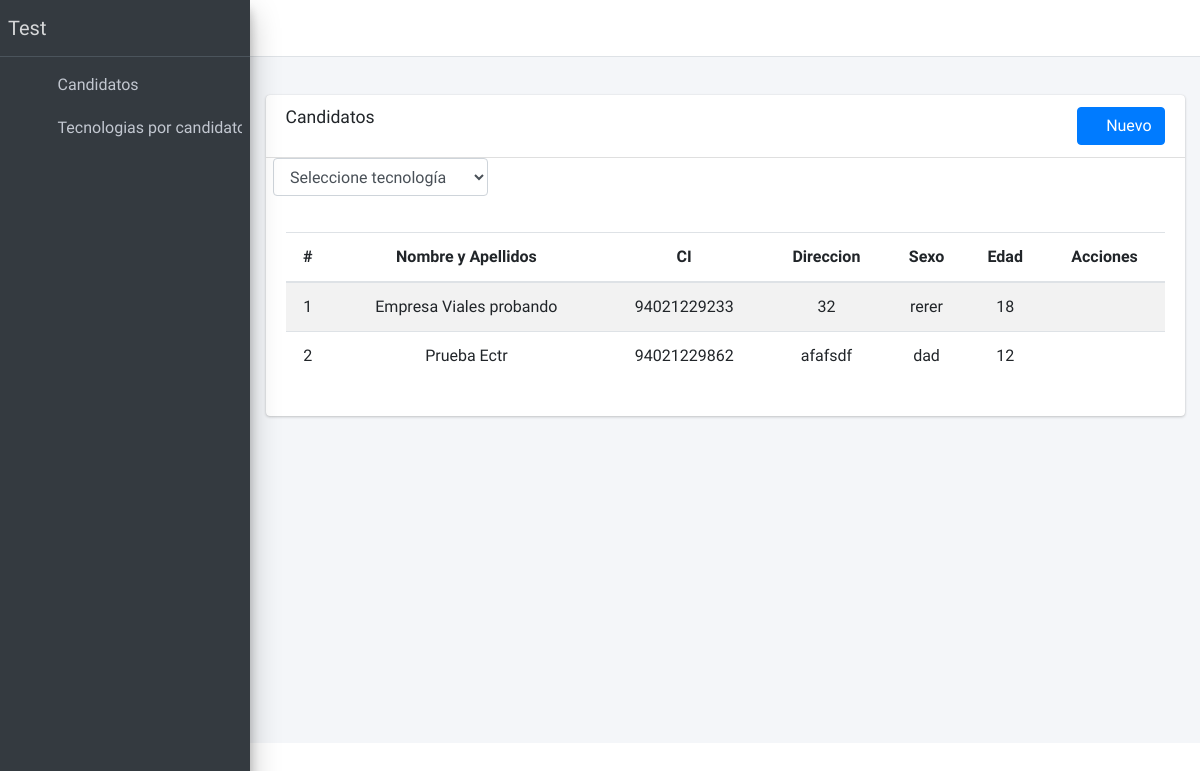
Before: / with the older database file.
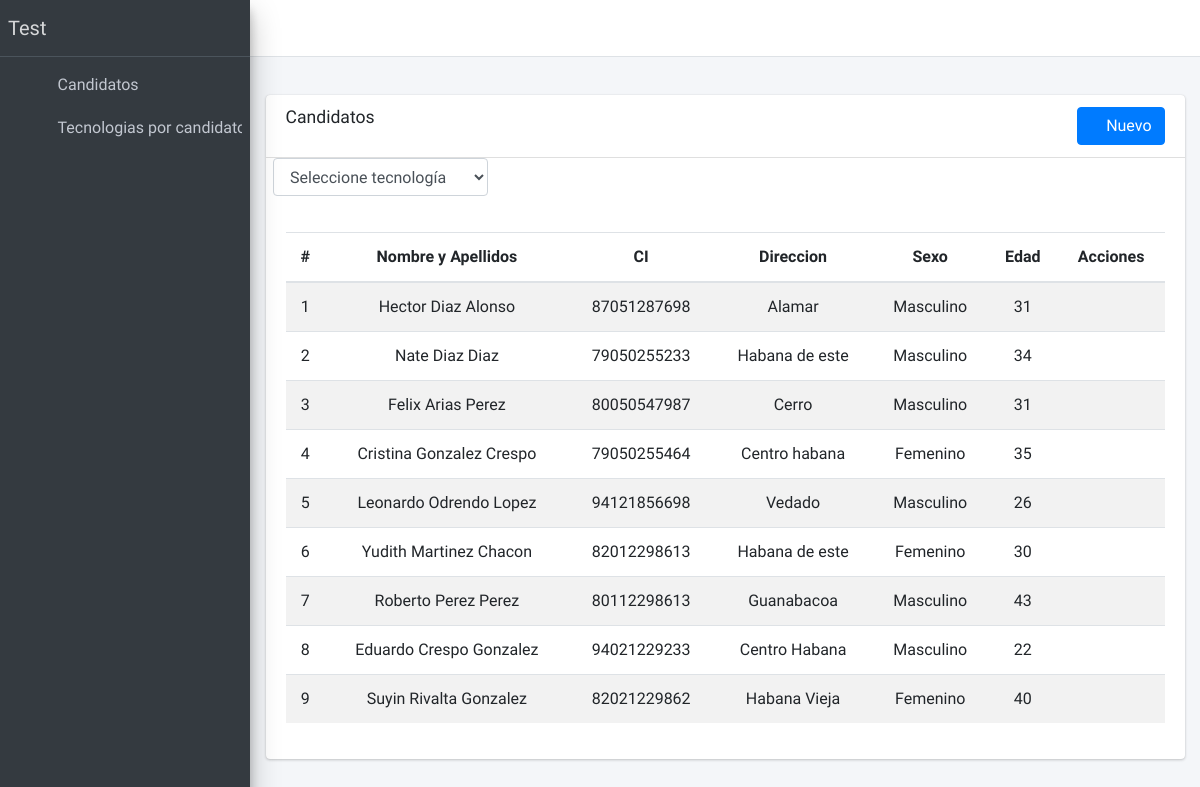
After: the same page with the newer database file.
### TestApp/models.py (models this page shows, shortened)
class Candidates (models.Model):
    created_at = models.DateTimeField('created at', auto_now_add=True)
    updated_at = models.DateTimeField('updated at', auto_now=True)
    name = models.CharField(max_length=255, verbose_name="Name")
    last_name = models.CharField(max_length=255, verbose_name="Last Name")
    ci = models.CharField(verbose_name="ID", unique=True, max_length=11, validators=[validate_carne])
    address = models.CharField(verbose_name="Address", max_length=255)
    age = models.IntegerField(validators=[validate_only_numbers], verbose_name="Age")
    sex = models.CharField(max_length=250, verbose_name="Sex")

### TestApp/views.py (the view)
# urls.py: path('', CandidateListView.as_view(), name="home_list"),
class CandidateListView(ListView):
    model = Candidates
    template_name = "testapp/candidate/candidate_list.html"
    context_object_name = 'candidate'
    queryset = Candidates.objects.order_by('-created_at')

### TestApp/custom_context_processors.py (called while the page is built)
def general(context):
    technologys = Technology.objects.all()
    return {
        'technologys': technologys,
    }

### TestApp/templates/testapp/candidate/candidate_list.html (shortened to what this page needs)
{% extends 'testapp/home.html' %}
{% block content %}
    <div class="content-wrapper">
    <div class="content-header">
    </div>
    <section class="content">
      <div class="container-fluid">
        <div class="row">
          <div class="col-12">
            <div class="card">
              <div class="card-header">
                <h3 class="card-title">Candidatos</h3>
                  <a href="{% url 'candidate_create' %}" type="button" class="btn btn-primary float-sm-right"><i class="fa fa-plus"></i> Nuevo</a>
              </div>
              <div class="col-md-3">
                    <div class="form-group">
                      <select class="form-control select2" onchange="location = this.value;" style="width: 100%;">
                        <option selected="selected">Seleccione tecnología</option>
                      </select>
                    </div>
                    </div>
              <div class="card-body">
                  <div class="portlet-body">
                    <table class="table table-striped table-hover" id="dataTable">
                        <thead>
                        <tr>
                            <th class="text-center">#</th>
                            <th class="text-center">Nombre y Apellidos</th>
                            <th class="text-center">CI</th>
                            <th class="text-center">Direccion</th>
                            <th class="text-center">Sexo</th>
                            <th class="text-center">Edad</th>
                                <th class="text-center">Acciones</th>
                        </tr>
                        </thead>
                        <tbody>
                        {% for item in candidate %}
                            <tr>
							    <td class="text-center">{{ forloop.counter }}</td>
							    <td class="text-center">{{ item.name }} {{ item.last_name }}</td>
                                <td class="text-center">{{ item.ci }}</td>
                                <td class="text-center">{{ item.address }}</td>
                                <td class="text-center">{{ item.sex }}</td>
                                <td class="text-center">{{ item.age }}</td>
                                    <td class="text-center">
                                        <a class="action" data-placement="top"
                                           href="{% url 'candidate_update' item.pk %}"
                                           title="Actualizar"><i class="fas fa-user-edit"></i>
                                        </a>
                                        <a class="action tooltips" data-placement="top"
                                           href="{% url 'candidate_delete' item.pk  %}"
                                           title="Eliminar"><i class="fa fa-trash"></i>
                                        </a>
                                    </td>
                            </tr>
                        {% endfor %}
                        </tbody>
                    </table>
                </div>
              </div>
            </div>
          </div>
        </div>
      </div>
    </section>
  </div>
{% endblock %}

### TestApp/templates/testapp/home.html (shortened to what this page needs)
{% load static %}
<!DOCTYPE html>
<html lang="en">
<head>
  <link href="{% static 'testapp/plugins/fontawesome-free/css/all.min.css' %}" rel="stylesheet" type="text/css">
  <link href="{% static 'testapp/plugins/fontawesome/css/font-awesome.min.css' %}" rel="stylesheet" type="text/css">
  <link href="{% static 'testapp/plugins/overlayScrollbars/css/OverlayScrollbars.min.css' %}" rel="stylesheet" type="text/css">
  <link href="{% static 'testapp/plugins/select2/css/select2.min.css' %}" rel="stylesheet" type="text/css">
  <link href="{% static 'testapp/plugins/select2-bootstrap4-theme/select2-bootstrap4.min.css' %}" rel="stylesheet" type="text/css">
  <link href="{% static 'testapp/plugins/datatables-bs4/css/dataTables.bootstrap4.min.css' %}" rel="stylesheet" type="text/css">
  <link href="{% static 'testapp/plugins/datatables-responsive/css/responsive.bootstrap4.min.css' %}" rel="stylesheet" type="text/css">
  <link href="{% static 'testapp/dist/css/adminlte.min.css' %}" rel="stylesheet" type="text/css">
  <link rel="stylesheet" href="{% static 'testapp/sweetalert2/sweetalert2.min.css' %}">
</head>
<body class="hold-transition sidebar-mini layout-fixed layout-navbar-fixed layout-footer-fixed">
<div class="wrapper">
  <nav class="main-header navbar navbar-expand navbar-white navbar-light">
    <ul class="navbar-nav">
      <li class="nav-item">
        <a class="nav-link" data-widget="pushmenu" href="#" role="button"><i class="fas fa-bars"></i></a>
      </li>
    </ul>
  </nav>
  <aside class="main-sidebar sidebar-dark-primary elevation-4">
    <a href="{% url 'home_list' %}" class="brand-link">
      <span class="brand-text font-weight-light text-center">Test</span>
    </a>
    <div class="sidebar">
      <nav class="mt-2">
        <ul class="nav nav-pills nav-sidebar flex-column" data-widget="treeview" role="menu" data-accordion="false">
            <li class="nav-item has-treeview">
            <a href="{% url 'home_list' %}" class="nav-link">
                  <i class="far fa-user nav-icon"></i>
                  <p>Candidatos</p>
                </a>
              </li>
            <li class="nav-item has-treeview">
            <a href="{% url 'techno_candidate_list' %}" class="nav-link">
                  <i class="far fa-circle nav-icon"></i>
                  <p>Tecnologias por candidatos</p>
                </a>
              </li>
        </ul>
      </nav>
    </div>
  </aside>
    {% block content %}  {% endblock content %}
</div>
{% load sweetify %}
</body>
</html>

Changed rows visible on the page:
added Candidates: name "Hector", last_name "Diaz Alonso", ci "87051287698", address "Alamar", sex "Masculino", age "31"
added Candidates: name "Nate", last_name "Diaz Diaz", ci "79050255233", address "Habana de este", sex "Masculino", age "34"
added Candidates: name "Felix", last_name "Arias Perez", ci "80050547987", address "Cerro", sex "Masculino", age "31"
added Candidates: name "Cristina", last_name "Gonzalez Crespo", ci "79050255464", address "Centro habana", sex "Femenino", age "35"
added Candidates: name "Leonardo", last_name "Odrendo Lopez", ci "94121856698", address "Vedado", sex "Masculino", age "26"
added Candidates: name "Yudith", last_name "Martinez Chacon", ci "82012298613", address "Habana de este", sex "Femenino", age "30"
added Candidates: name "Roberto", last_name "Perez Perez", ci "80112298613", address "Guanabacoa", sex "Masculino", age "43"
changed Candidates: name "Empresa" → "Eduardo"; last_name "Viales probando" → "Crespo Gonzalez"; address "32" → "Centro Habana"; sex "rerer" → "Masculino"; age "18" → "22"
changed Candidates: name "Prueba" → "Suyin"; last_name "Ectr" → "Rivalta Gonzalez"; ci "94021229862" → "82021229862"; address "afafsdf" → "Habana Vieja"; sex "dad" → "Femenino"; age "12" → "40"
